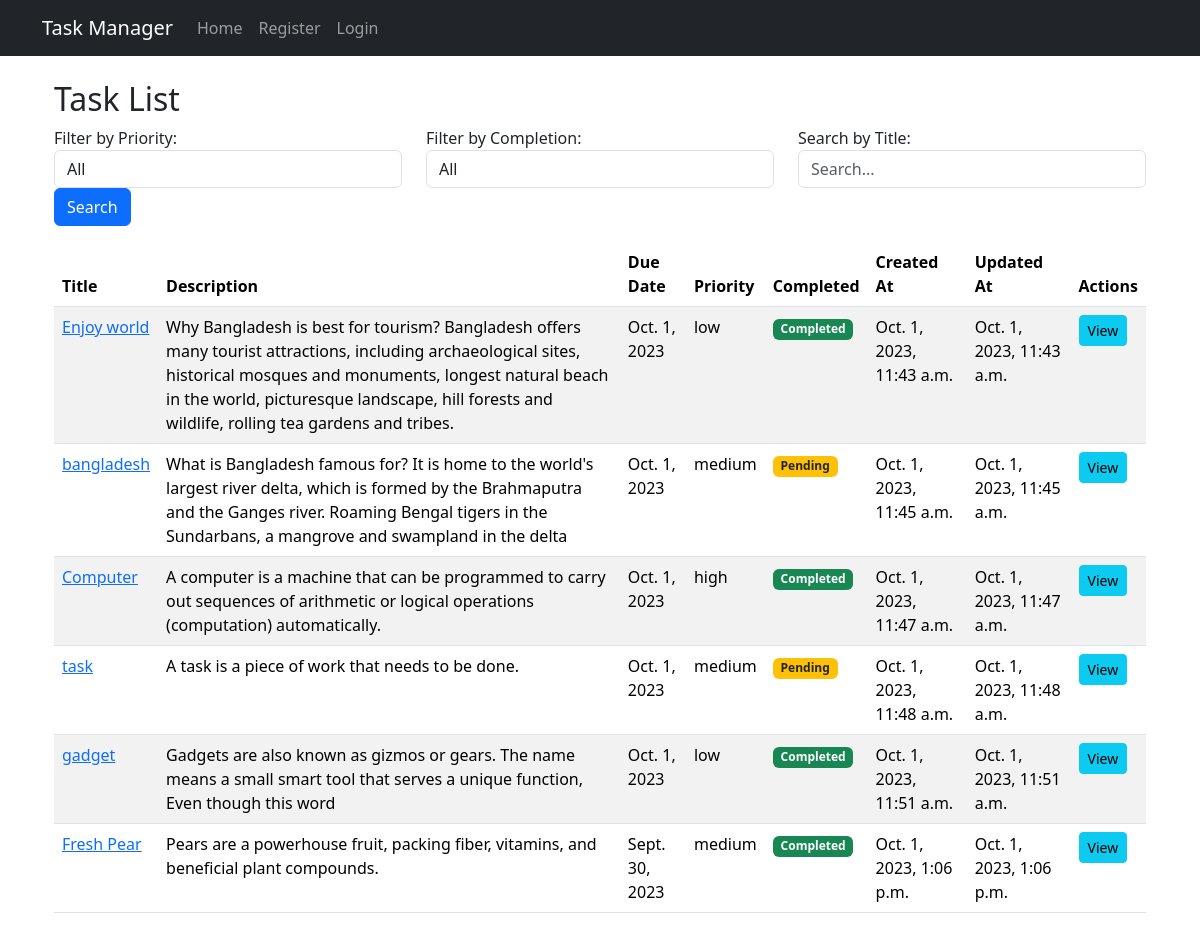
The page / on the database its author committed.
### tasks/models.py (models this page shows, shortened)
class Task(models.Model):
    title = models.CharField(max_length=100)
    description = models.TextField()
    due_date = models.DateField()
    priority = models.CharField(max_length=10, choices=PRIORITY_CHOICES)
    completed = models.BooleanField(default=False)
    created_at = models.DateTimeField(auto_now_add=True)
    updated_at = models.DateTimeField(auto_now=True, null=True, blank=True)
    user = models.ForeignKey(User, on_delete=models.CASCADE, related_name='tasks')

### tasks/views.py (the view)
# urls.py: path('', TaskListView.as_view(), name='home'),
class TaskListView(ListView):
    model = Task
    template_name = 'task_list.html'
    context_object_name = 'tasks'
    def get_queryset(self):
        queryset = Task.objects.all()
        filter_priority = self.request.GET.get('filter_priority')
        if filter_priority:
            queryset = queryset.filter(priority=filter_priority)
        filter_completed = self.request.GET.get('filter_completed')
        if filter_completed:
            queryset = queryset.filter(completed=(filter_completed == 'true'))
        search = self.request.GET.get('search')
        if search:
            queryset = queryset.filter(Q(title__icontains=search))
        return queryset

### tasks/templates/task_list.html (shortened to what this page needs)
{% extends "base.html" %}
{% block content %}
<div class="container mt-4">
    <h2>Task List</h2>
    <form method="get">
        <div class="row">
            <div class="col-md-4">
                <div class="form-group">
                    <label for="filter_priority">Filter by Priority:</label>
                    <select class="form-control" id="filter_priority" name="filter_priority">
                        <option value="">All</option>
                    </select>
                </div>
            </div>
            <div class="col-md-4">
                <div class="form-group">
                    <label for="filter_completed">Filter by Completion:</label>
                    <select class="form-control" id="filter_completed" name="filter_completed">
                        <option value="">All</option>
                    </select>
                </div>
            </div>
            <div class="col-md-4">
                <div class="form-group">
                    <label for="search">Search by Title:</label>
                    <input type="text" class="form-control" id="search" name="search" placeholder="Search...">
                </div>
            </div>
        </div>
        <button type="submit" class="btn btn-primary">Search</button>
    </form>
    <table class="table table-striped mt-3">
        <thead>
            <tr>
                <th>Title</th>
                <th>Description</th>
                <th>Due Date</th>
                <th>Priority</th>
                <th>Completed</th>
                <th>Created At</th>
                <th>Updated At</th>
                <th>Actions</th>
            </tr>
        </thead>
        <tbody>
            {% for task in tasks %}
            <tr>
                <td><a href="{% url 'task_detail' task.pk %}">{{ task.title }}</a></td>
                <td>{{ task.description }}</td>
                <td>{{ task.due_date }}</td>
                <td>{{ task.priority }}</td>
                <td>{% if task.completed %}<span class="badge bg-success">Completed</span>{% else %}<span class="badge bg-warning text-dark">Pending</span>{% endif %}</td>
                <td>{{ task.created_at }}</td>
                <td>{{ task.updated_at }}</td>
                <td>
                    <a href="{% url 'task_detail' task.pk %}" class="btn btn-info btn-sm">View</a>
                </td>
            </tr>
            {% endfor %}
        </tbody>
    </table>
</div>
{% endblock %}

### rows shown on the page
Task: title "Enjoy world", description "Why Bangladesh is best for tourism? Bangladesh offers many tourist attractions, including archaeological sites, historical mosques and monuments, longest natural beach in the world, picturesque landscape, hill forests and wildlife, rolling tea gardens and tribes.", due_date "Oct. 1, 2023", priority "low", completed "Completed", created_at "Oct. 1, 2023, 11:43 a.m.", updated_at "Oct. 1, 2023, 11:43 a.m."
Task: title "bangladesh", description "What is Bangladesh famous for? It is home to the world's largest river delta, which is formed by the Brahmaputra and the Ganges river. Roaming Bengal tigers in the Sundarbans, a mangrove and swampland in the delta", due_date "Oct. 1, 2023", priority "medium", completed "Pending", created_at "Oct. 1, 2023, 11:45 a.m.", updated_at "Oct. 1, 2023, 11:45 a.m."
Task: title "Computer", description "A computer is a machine that can be programmed to carry out sequences of arithmetic or logical operations (computation) automatically.", due_date "Oct. 1, 2023", priority "high", completed "Completed", created_at "Oct. 1, 2023, 11:47 a.m.", updated_at "Oct. 1, 2023, 11:47 a.m."
Task: title "task", description "A task is a piece of work that needs to be done.", due_date "Oct. 1, 2023", priority "medium", completed "Pending", created_at "Oct. 1, 2023, 11:48 a.m.", updated_at "Oct. 1, 2023, 11:48 a.m."
Task: title "gadget", description "Gadgets are also known as gizmos or gears. The name means a small smart tool that serves a unique function, Even though this word", due_date "Oct. 1, 2023", priority "low", completed "Completed", created_at "Oct. 1, 2023, 11:51 a.m.", updated_at "Oct. 1, 2023, 11:51 a.m."
Task: title "Fresh Pear", description "Pears are a powerhouse fruit, packing fiber, vitamins, and beneficial plant compounds.", due_date "Sept. 30, 2023", priority "medium", completed "Completed", created_at "Oct. 1, 2023, 1:06 p.m.", updated_at "Oct. 1, 2023, 1:06 p.m."
